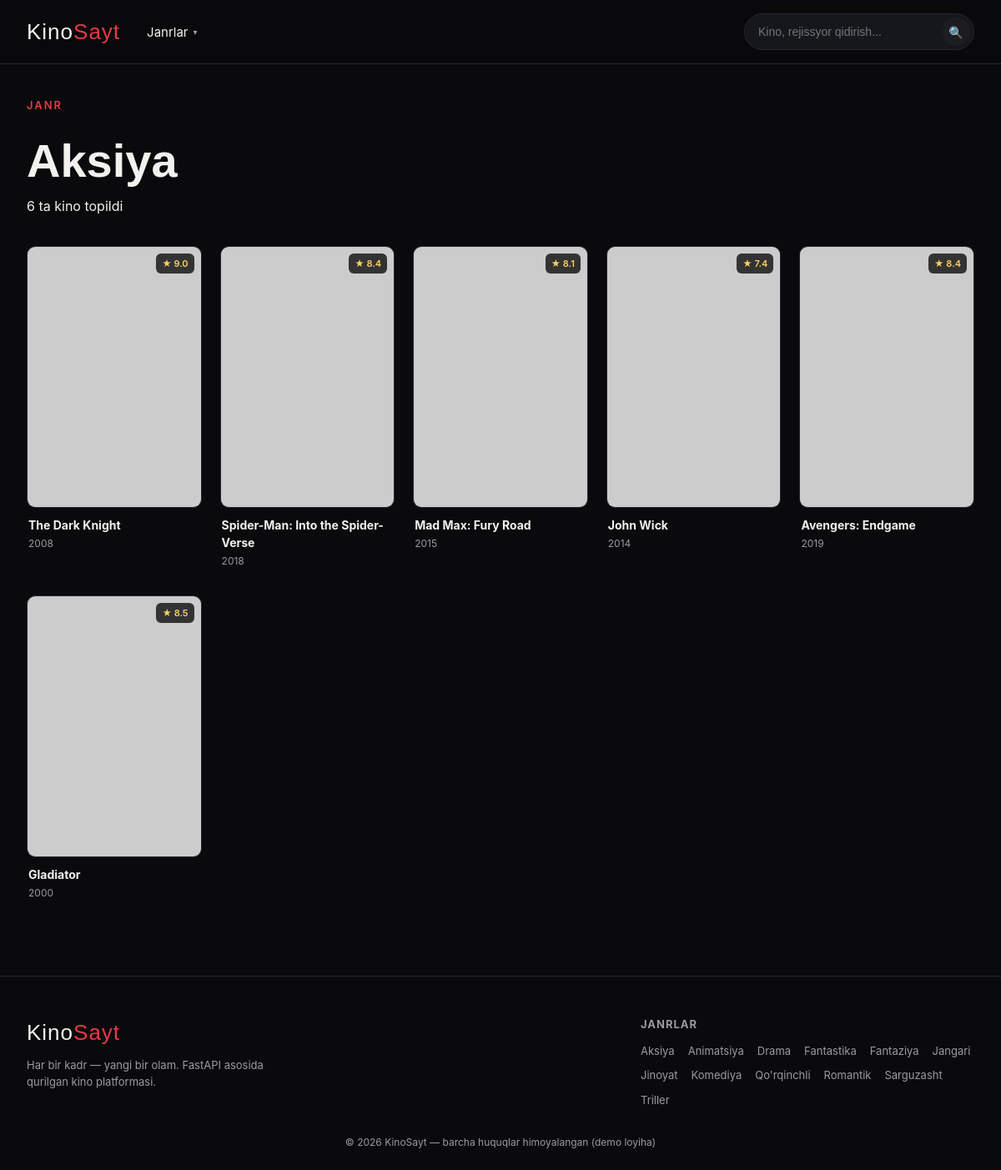
The app's page /genre/aksiya with its own data.
### app/models.py (models this page shows)
class Genre(Base):
    __tablename__ = "genres"
    id = Column(Integer, primary_key=True, index=True)
    name = Column(String(50), unique=True, nullable=False)
    slug = Column(String(50), unique=True, nullable=False)
    movies = relationship("Movie", secondary=movie_genre, back_populates="genres")

class Movie(Base):
    __tablename__ = "movies"
    id = Column(Integer, primary_key=True, index=True)
    title = Column(String(200), nullable=False, index=True)
    original_title = Column(String(200), nullable=True)
    year = Column(Integer, nullable=False)
    country = Column(String(100), nullable=True)
    duration_min = Column(Integer, nullable=True)
    rating = Column(Float, default=0.0)
    description = Column(Text, nullable=True)
    poster = Column(String(500), nullable=True)
    backdrop = Column(String(500), nullable=True)
    youtube_id = Column(String(50), nullable=True)
    director = Column(String(150), nullable=True)
    cast = Column(String(300), nullable=True)
    is_featured = Column(Integer, default=0)
    views = Column(Integer, default=0)
    genres = relationship("Genre", secondary=movie_genre, back_populates="movies")

### app/routers/pages.py (the view)
@router.get("/genre/{slug}", response_class=HTMLResponse)
async def genre_page(request: Request, slug: str, db: Session = Depends(get_db)):
    genre = db.query(Genre).filter(Genre.slug == slug).first()
    if not genre:
        raise HTTPException(status_code=404, detail="Janr topilmadi")
    genres = db.query(Genre).order_by(Genre.name).all()
    movies = genre.movies
    return templates.TemplateResponse(
        request, "genre.html",
        {"genre": genre, "movies": movies, "genres": genres},
    )

### app/templates/genre.html (shortened to what this page needs)
{% extends "base.html" %}
{% block content %}
<main class="page-wrap genre-page">
    <div class="page-title-block">
        <p class="eyebrow">Janr</p>
        <h1>{{ genre.name }}</h1>
        <p class="hero-sub">{{ movies|length }} ta kino topildi</p>
    </div>
    {% if movies %}
    <div class="movie-grid">
        {% for movie in movies %}
        <a href="/movie/{{ movie.id }}" class="movie-card">
            <div class="poster-wrap">
                <span class="rating-badge">&#9733; {{ movie.rating }}</span>
            </div>
            <div class="card-info">
                <h3>{{ movie.title }}</h3>
                <p>{{ movie.year }}</p>
            </div>
        </a>
        {% endfor %}
    </div>
    {% else %}
    <p class="no-results">Bu janrda hozircha kino yo'q.</p>
    {% endif %}
</main>
{% endblock %}

### app/templates/base.html (shortened to what this page needs)
<!DOCTYPE html>
<html lang="uz">
<head>
    <link rel="stylesheet" href="/static/css/style.css">
</head>
<body class="{% block body_class %}{% endblock %}">
    <header class="site-header">
        <div class="header-inner">
            <a href="/" class="logo">Kino<span>Sayt</span></a>
            <nav class="main-nav">
                <div class="nav-dropdown">
                    <button class="nav-link dropdown-toggle">Janrlar <span class="chev">&#9662;</span></button>
                </div>
            </nav>
            <form class="search-wrap" action="/search" method="get">
                <input type="text" name="q" placeholder="Kino, rejissyor qidirish..." autocomplete="off" value="{{ query|default('') }}">
                <button type="submit" aria-label="Qidirish">&#128269;</button>
            </form>
        </div>
    </header>
    {% block content %}{% endblock %}
    <footer class="site-footer">
        <div class="footer-inner">
            <div class="footer-brand">
                <span class="logo">Kino<span>Sayt</span></span>
                <p>Har bir kadr &mdash; yangi bir olam. FastAPI asosida qurilgan kino platformasi.</p>
            </div>
            <div class="footer-genres">
                <h4>Janrlar</h4>
                <div class="footer-genre-list">
                    {% for g in genres %}
                    <a href="/genre/{{ g.slug }}">{{ g.name }}</a>
                    {% endfor %}
                </div>
            </div>
        </div>
        <p class="copyright">&copy; 2026 KinoSayt &mdash; barcha huquqlar himoyalangan (demo loyiha)</p>
    </footer>
</body>
</html>

### app/static/css/style.css (style rules this page uses)
:root { --bg: #0a0a0d; --bg-elevated: #16171c; --bg-card: #1c1d23; --accent: #e63946; --accent-dim: #b3283344; --gold: #ffd166; --text: #f2f1ed; --text-dim: #9a9ba3; --border: #26272e; --display-font: 'Bebas Neue', 'Arial Narrow', sans-serif; --body-font: 'Inter', -apple-system, BlinkMacSystemFont, sans-serif; }
* { box-sizing: border-box; margin: 0; padding: 0; }
html { scroll-behavior: smooth; }
body { background: var(--bg); color: var(--text); font-family: var(--body-font); line-height: 1.5; }
a { text-decoration: none; color: inherit; }
button { font-family: inherit; cursor: pointer; }
.site-header { position: sticky; top: 0; z-index: 100; background: rgba(10, 10, 13, 0.85); backdrop-filter: blur(12px); border-bottom: 1px solid var(--border); }
.header-inner { max-width: 1280px; margin: 0 auto; padding: 16px 32px; display: flex; align-items: center; gap: 32px; }
.logo { font-family: var(--display-font); font-size: 26px; letter-spacing: 1px; white-space: nowrap; }
.logo span { color: var(--accent); }
.main-nav { position: relative; }
.nav-link { background: none; border: none; color: var(--text); font-size: 15px; display: flex; align-items: center; gap: 6px; padding: 8px 0; }
.chev { font-size: 10px; color: var(--text-dim); transition: transform 0.2s; }
.nav-dropdown { position: relative; }
.search-wrap { margin-left: auto; display: flex; align-items: center; background: var(--bg-elevated); border: 1px solid var(--border); border-radius: 999px; padding: 4px 4px 4px 16px; transition: border-color 0.2s; }
.search-wrap input { background: transparent; border: none; color: var(--text); font-size: 14px; width: 220px; outline: none; }
.search-wrap button { background: var(--bg-card); border: none; color: var(--text); width: 34px; height: 34px; border-radius: 50%; font-size: 14px; }
.eyebrow { color: var(--accent); font-size: 13px; letter-spacing: 2px; text-transform: uppercase; font-weight: 600; margin-bottom: 14px; }
.page-wrap { max-width: 1280px; margin: 0 auto; padding: 40px 32px 80px; }
.poster-wrap { position: relative; aspect-ratio: 2 / 3; overflow: hidden; background: #000; border-radius: 10px; border: 1px solid var(--border); transition: transform 0.25s ease, border-color 0.25s ease; }
.rating-badge { position: absolute; top: 8px; right: 8px; background: rgba(0,0,0,0.75); color: var(--gold); font-size: 11px; font-weight: 600; padding: 4px 7px; border-radius: 6px; }
.movie-grid { display: grid; grid-template-columns: repeat(auto-fill, minmax(190px, 1fr)); gap: 22px; }
.movie-card { display: block; }
.card-info { padding: 10px 2px; }
.card-info h3 { font-size: 14px; margin-bottom: 3px; }
.card-info p { font-size: 12px; color: var(--text-dim); }
.page-title-block { margin-bottom: 36px; }
.page-title-block h1 { font-family: var(--display-font); font-size: clamp(36px, 6vw, 56px); }
.site-footer { border-top: 1px solid var(--border); padding: 48px 32px 24px; }
.footer-inner { max-width: 1280px; margin: 0 auto; display: flex; justify-content: space-between; gap: 40px; flex-wrap: wrap; margin-bottom: 32px; }
.footer-brand p { color: var(--text-dim); font-size: 13px; margin-top: 10px; max-width: 320px; }
.footer-genres h4 { font-size: 13px; text-transform: uppercase; letter-spacing: 1px; color: var(--text-dim); margin-bottom: 12px; }
.footer-genre-list { display: flex; gap: 10px 16px; flex-wrap: wrap; max-width: 400px; }
.footer-genre-list a { font-size: 13px; color: var(--text-dim); }
.copyright { text-align: center; color: var(--text-dim); font-size: 12px; max-width: 1280px; margin: 0 auto; }

### records on screen
Genre: name "Aksiya"
Movie: rating "9.0", title "The Dark Knight", year "2008"
Movie: rating "8.4", title "Spider-Man: Into the Spider-Verse", year "2018"
Movie: rating "8.1", title "Mad Max: Fury Road", year "2015"
Movie: rating "7.4", title "John Wick", year "2014"
Movie: rating "8.4", title "Avengers: Endgame", year "2019"
Movie: rating "8.5", title "Gladiator", year "2000"
Genre: name "Animatsiya"
Genre: name "Drama"
Genre: name "Fantastika"
Genre: name "Fantaziya"
Genre: name "Jangari"
Genre: name "Jinoyat"
Genre: name "Komediya"
Genre: name "Qo'rqinchli"
Genre: name "Romantik"
Genre: name "Sarguzasht"
Genre: name "Triller"

### other values on screen
{{ movies|length }} "6"
